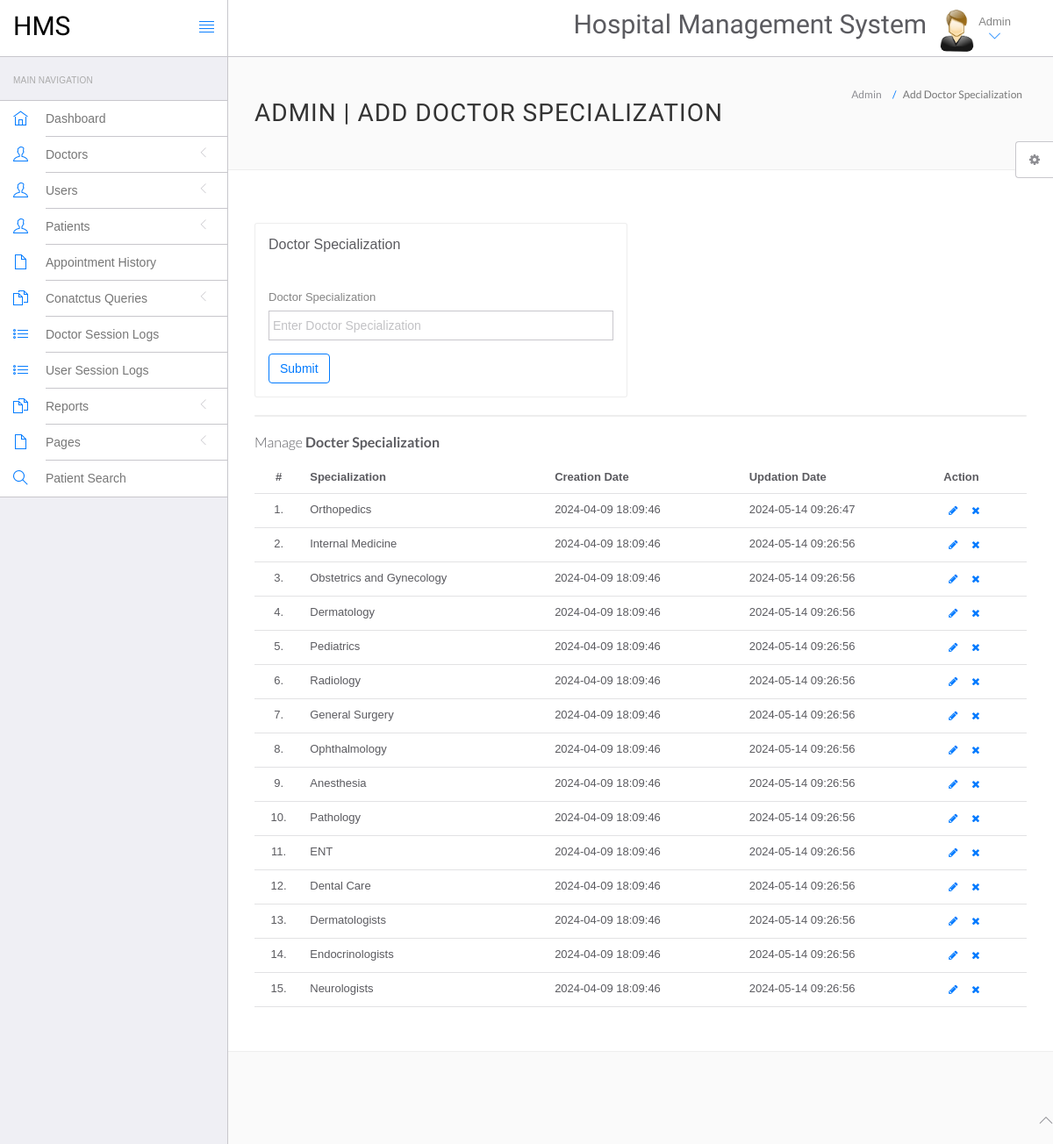
Screenshot of /hms/admin/doctor-specilization.php (signed in) with the database file from the repository.
### tables this page shows
CREATE TABLE `doctorspecilization` (
  `id` int(11) NOT NULL,
  `specilization` varchar(255) DEFAULT NULL,
  `creationDate` timestamp NULL DEFAULT current_timestamp(),
  `updationDate` timestamp NULL DEFAULT NULL ON UPDATE current_timestamp()
);

### hms/admin/doctor-specilization.php (the view, shortened to what this page needs)
<?php
include('include/config.php');
if(strlen($_SESSION['id']==0)) {
 header('location:logout.php');
  } else{
?>
<!DOCTYPE html>
<html lang="en">
	<head>
		<link rel="stylesheet" href="vendor/bootstrap/css/bootstrap.min.css">
		<link rel="stylesheet" href="vendor/fontawesome/css/font-awesome.min.css">
		<link rel="stylesheet" href="vendor/themify-icons/themify-icons.min.css">
		<link href="vendor/animate.css/animate.min.css" rel="stylesheet" media="screen">
		<link href="vendor/perfect-scrollbar/perfect-scrollbar.min.css" rel="stylesheet" media="screen">
		<link href="vendor/switchery/switchery.min.css" rel="stylesheet" media="screen">
		<link href="vendor/bootstrap-touchspin/jquery.bootstrap-touchspin.min.css" rel="stylesheet" media="screen">
		<link href="vendor/select2/select2.min.css" rel="stylesheet" media="screen">
		<link href="vendor/bootstrap-datepicker/bootstrap-datepicker3.standalone.min.css" rel="stylesheet" media="screen">
		<link href="vendor/bootstrap-timepicker/bootstrap-timepicker.min.css" rel="stylesheet" media="screen">
		<link rel="stylesheet" href="assets/css/styles.css">
		<link rel="stylesheet" href="assets/css/plugins.css">
		<link rel="stylesheet" href="assets/css/themes/theme-1.css" id="skin_color" />
	</head>
	<body>
		<div id="app">
<?php include('include/sidebar.php');?>
			<div class="app-content">
						<?php include('include/header.php');?>
				<div class="main-content" >
					<div class="wrap-content container" id="container">
						<section id="page-title">
							<div class="row">
								<div class="col-sm-8">
									<h1 class="mainTitle">Admin | Add Doctor Specialization</h1>
																	</div>
								<ol class="breadcrumb">
									<li>
										<span>Admin</span>
									</li>
									<li class="active">
										<span>Add Doctor Specialization</span>
									</li>
								</ol>
							</div>
						</section>
						<div class="container-fluid container-fullw bg-white">
							<div class="row">
								<div class="col-md-12">
									<div class="row margin-top-30">
										<div class="col-lg-6 col-md-12">
											<div class="panel panel-white">
												<div class="panel-heading">
													<h5 class="panel-title">Doctor Specialization</h5>
												</div>
												<div class="panel-body">
													<form role="form" name="dcotorspcl" method="post" >
														<div class="form-group">
															<label for="exampleInputEmail1">
																Doctor Specialization
															</label>
							<input type="text" name="doctorspecilization" class="form-control"  placeholder="Enter Doctor Specialization">
														</div>
														<button type="submit" name="submit" class="btn btn-o btn-primary">
															Submit
														</button>
													</form>
												</div>
											</div>
										</div>
											</div>
										</div>
									<div class="col-lg-12 col-md-12">
											<div class="panel panel-white">
											</div>
										</div>
									</div>
									<div class="row">
								<div class="col-md-12">
									<h5 class="over-title margin-bottom-15">Manage <span class="text-bold">Docter Specialization</span></h5>
									<table class="table table-hover" id="sample-table-1">
										<thead>
											<tr>
												<th class="center">#</th>
												<th>Specialization</th>
												<th class="hidden-xs">Creation Date</th>
												<th>Updation Date</th>
												<th>Action</th>
											</tr>
										</thead>
										<tbody>
<?php
$sql=mysqli_query($con,"select * from doctorSpecilization");
$cnt=1;
while($row=mysqli_fetch_array($sql))
{
?>
											<tr>
												<td class="center"><?php echo $cnt;?>.</td>
												<td class="hidden-xs"><?php echo $row['specilization'];?></td>
												<td><?php echo $row['creationDate'];?></td>
												<td><?php echo $row['updationDate'];?>
												</td>
												<td >
												<div class="visible-md visible-lg hidden-sm hidden-xs">
							<a href="edit-doctor-specialization.php?id=<?php echo $row['id'];?>" class="btn btn-transparent btn-xs" tooltip-placement="top" tooltip="Edit"><i class="fa fa-pencil"></i></a>
	<a href="doctor-specilization.php?id=<?php echo $row['id']?>&del=delete" onClick="return confirm('Are you sure you want to delete?')"class="btn btn-transparent btn-xs tooltips" tooltip-placement="top" tooltip="Remove"><i class="fa fa-times fa fa-white"></i></a>
												</div>
												</td>
											</tr>
											<?php
$cnt=$cnt+1;
											 }?>
										</tbody>
									</table>
								</div>
							</div>
								</div>
							</div>
						</div>
					</div>
				</div>
	<?php include('include/footer.php');?>
	<?php include('include/setting.php');?>
	</body>
</html>
<?php } ?>

### hms/admin/assets/css/themes/theme-1.css (style rules this page uses)
body { background: #FAFAFA; }

### rows the page displays
doctorspecilization: specilization "Orthopedics", creationDate "2024-04-09 18:09:46", updationDate "2024-05-14 09:26:47"
doctorspecilization: specilization "Internal Medicine", creationDate "2024-04-09 18:09:46", updationDate "2024-05-14 09:26:56"
doctorspecilization: specilization "Obstetrics and Gynecology", creationDate "2024-04-09 18:09:46", updationDate "2024-05-14 09:26:56"
doctorspecilization: specilization "Dermatology", creationDate "2024-04-09 18:09:46", updationDate "2024-05-14 09:26:56"
doctorspecilization: specilization "Pediatrics", creationDate "2024-04-09 18:09:46", updationDate "2024-05-14 09:26:56"
doctorspecilization: specilization "Radiology", creationDate "2024-04-09 18:09:46", updationDate "2024-05-14 09:26:56"
doctorspecilization: specilization "General Surgery", creationDate "2024-04-09 18:09:46", updationDate "2024-05-14 09:26:56"
doctorspecilization: specilization "Ophthalmology", creationDate "2024-04-09 18:09:46", updationDate "2024-05-14 09:26:56"
doctorspecilization: specilization "Anesthesia", creationDate "2024-04-09 18:09:46", updationDate "2024-05-14 09:26:56"
doctorspecilization: specilization "Pathology", creationDate "2024-04-09 18:09:46", updationDate "2024-05-14 09:26:56"
doctorspecilization: specilization "ENT", creationDate "2024-04-09 18:09:46", updationDate "2024-05-14 09:26:56"
doctorspecilization: specilization "Dental Care", creationDate "2024-04-09 18:09:46", updationDate "2024-05-14 09:26:56"
doctorspecilization: specilization "Dermatologists", creationDate "2024-04-09 18:09:46", updationDate "2024-05-14 09:26:56"
doctorspecilization: specilization "Endocrinologists", creationDate "2024-04-09 18:09:46", updationDate "2024-05-14 09:26:56"
doctorspecilization: specilization "Neurologists", creationDate "2024-04-09 18:09:46", updationDate "2024-05-14 09:26:56"
